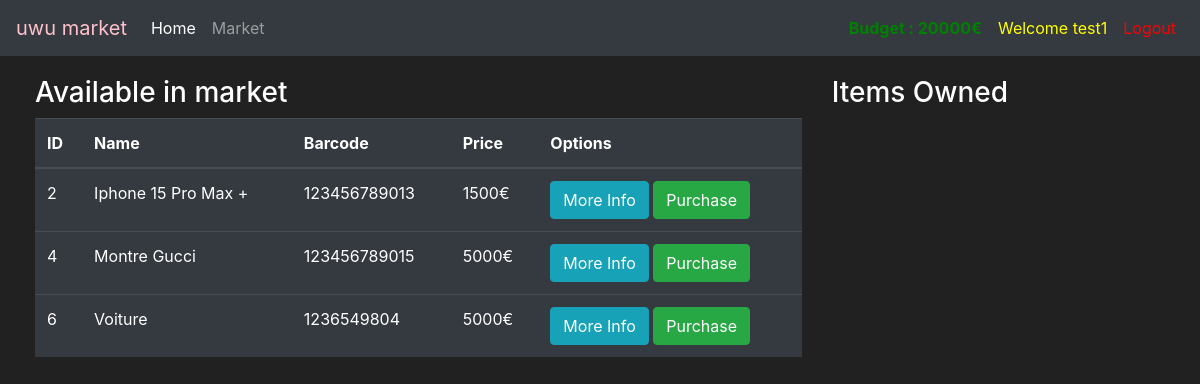
/market (signed in), run on an earlier commit of the app's database.
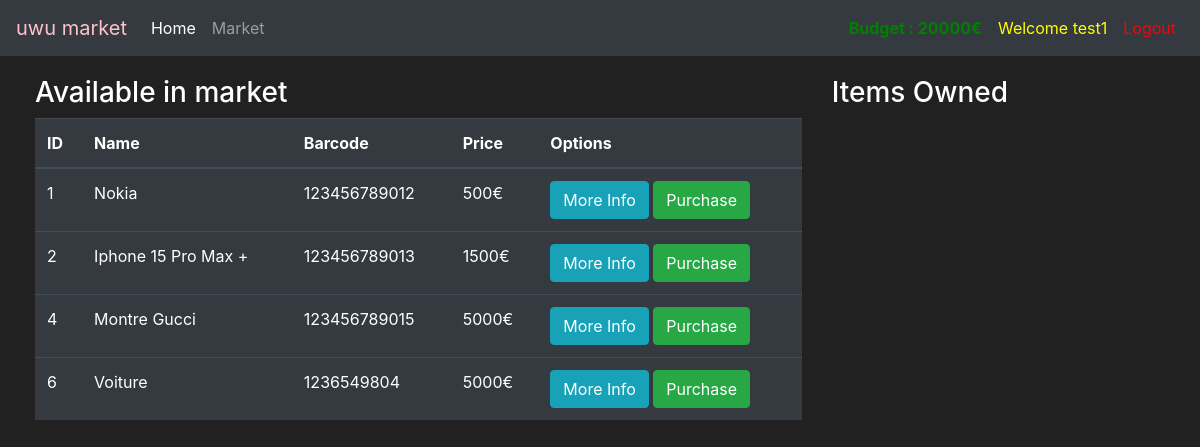
And on a later commit of the database.
### market/model.py (models this page shows, shortened)
class Item(db.Model):
    id = db.Column(db.Integer(),primary_key = True)
    name=db.Column(db.String(length=50),nullable=False, unique=True)
    barcode=db.Column(db.String(length=12),nullable=False, unique=True)
    price=db.Column(db.Integer(), nullable=False)
    description=db.Column(db.String(length=1024),nullable=False, unique=True)
    owner = db.Column(db.Integer, db.ForeignKey('user.id'))

### market/routes.py (the view, shortened to what this page needs)
@app.route("/market", methods=['GET', 'POST'])
@login_required
def market_page():
    purchase_form = PurchaseForm()
    sell_form = SellForm()
    if request.method == 'GET':
        owned_items = Item.query.filter_by(owner=current_user.id)
        return render_template('market.html', item_name=Item.query.filter_by(owner=''), purchase_form = purchase_form, owned_items=owned_items, sell_form=sell_form)

### market/model.py (called while the page is built)
@login_manager.user_loader
def load_user(user_id):
    return User.query.get(int(user_id))

### market/templates/market.html (shortened to what this page needs)
{% extends 'base.html' %}
{% block content %}
<div class="row" style="margin-top: 20px; margin-left: 20px;">
  <div class="col-8">
    <h3>Available in market</h3>
    <table class="table table-hover table-dark">
      <thead>
        <tr>
          <th>ID</th>
          <th>Name</th>
          <th>Barcode</th>
          <th>Price</th>
          <th>Options</th>
        </tr>
      </thead>
      <tbody>
        {% for item in item_name %}
        <tr>
          <td>{{ item.id }}</td>
          <td>{{ item.name }}</td>
          <td>{{ item.barcode }}</td>
          <td>{{ item.price }}€</td>
          <td>
            <button class="btn btn-outline btn-info" data-toggle="modal" data-target="#infoModal-{{item.id}}">More Info</button>
            <button class="btn btn-outline btn-success" data-toggle="modal" data-target="#purchaseModal-{{item.id}}">Purchase</button>
          </td>
        </tr>
        {% endfor %}
      </tbody>
  </table>
</div>
<div class="col-4">
  <h3>Items Owned</h3>
</div>
{% endblock %}

What changed in the data, as far as the page shows it:
now on this page (row edited): Item: id "1", name "Nokia", barcode "123456789012", price "500"
